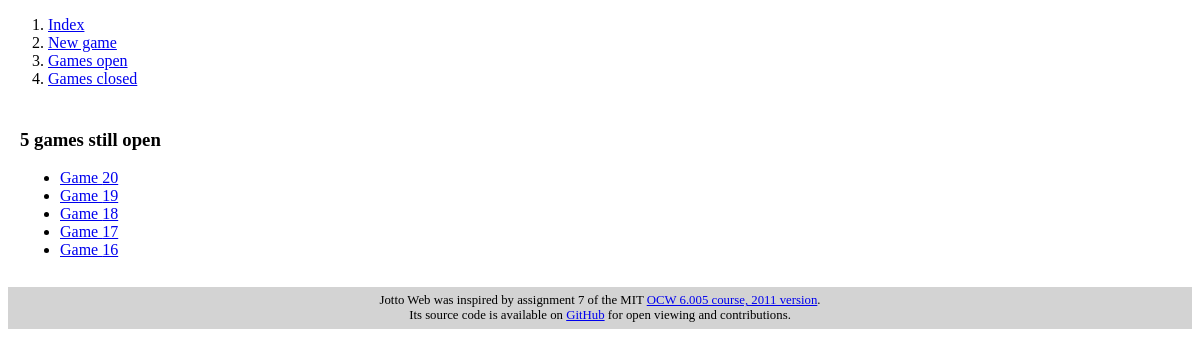
/open_sessions, run on an earlier commit of the app's database.
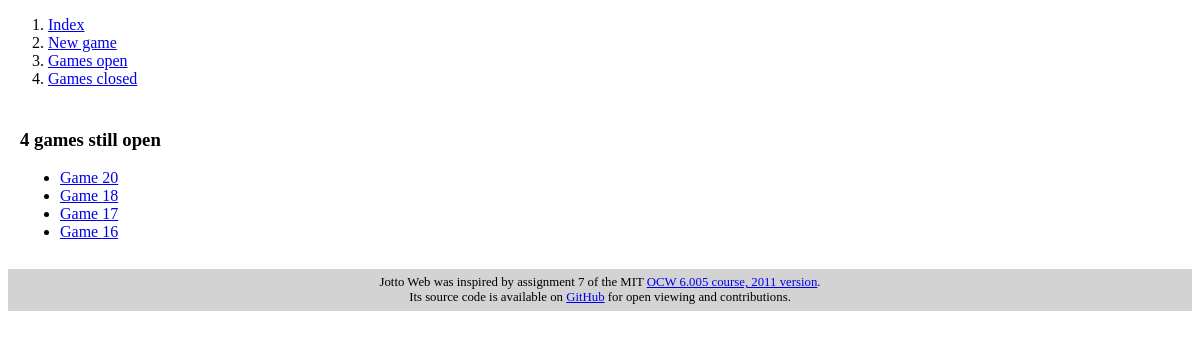
And on a later commit of the database.
### JottoWebApp/models.py (models this page shows, shortened)
class Session(models.Model):
    puzzle = models.ForeignKey(Puzzle, on_delete=models.CASCADE)
    start_date = models.DateTimeField(default=timezone.localtime)
    end_date = models.DateTimeField(null=True)
    def is_closed(self):
        return self.end_date is not None and self.end_date <= timezone.now()

### JottoWebApp/views.py (the view)
# urls.py: url(r"^open_sessions$", OpenSessionsView.as_view(), name="open_sessions"),
class OpenSessionsView(ListView):
    template_name = "jotto/open_sessions.html"
    context_object_name = "sessions"
    def get_queryset(self):
        return [s for s in Session.objects.order_by("-start_date") if not s.is_closed()]

### JottoWebApp/templates/jotto/open_sessions.html (shortened to what this page needs)
{% extends "jotto/base.html" %}
{% block content %}
    {% if sessions %}
        <h3>{{ sessions|length }} games still open</h3>
        <ul>
            {% for s in sessions %}
                <li><a href="{% url 'jotto:session' s.id %}">Game {{ s.id }}</a></li>
            {% endfor %}
        </ul>
    {% else %}
        <p>
            There are no open games to display.<br>
            If you wish, you can <a href="{% url 'jotto:pre_session' %}">start a new game</a>.
        </p>
    {% endif %}
{% endblock %}

What changed in the data, as far as the page shows it:
no longer on this page (row edited): Session: id "19"
Also different on the page:
{{ sessions|length }}: "5" → "4"
